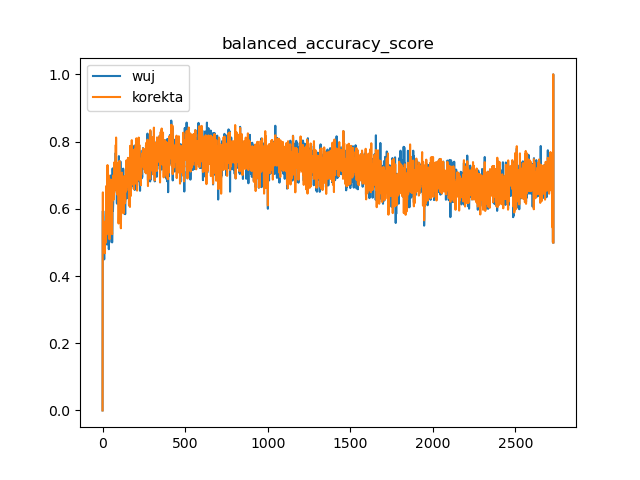

The Python source for this figure:
import numpy as np
import matplotlib.pyplot as plt
from time import sleep


scores = np.load("results/scores_glove_pca100_2c.npy")
wuj = np.load("results/scores_glove_kue.npy")

print(scores.shape)
print(wuj.shape)

metrics=("recall", "recall_score", "precision", "precision_score", "specificity", "f1_score", "geometric_mean_score_1", "geometric_mean_score_2", "bac", "balanced_accuracy_score")


raz= scores[3]
dwa= wuj[0]

for metric_id, metric in enumerate(metrics):

    plt.plot(raz[:, metric_id], label="wuj")
    plt.plot(dwa[:, metric_id], label="korekta")
    plt.legend()
    plt.title(metric)
    plt.savefig("wuj.png")
    sleep(1)
    plt.close()